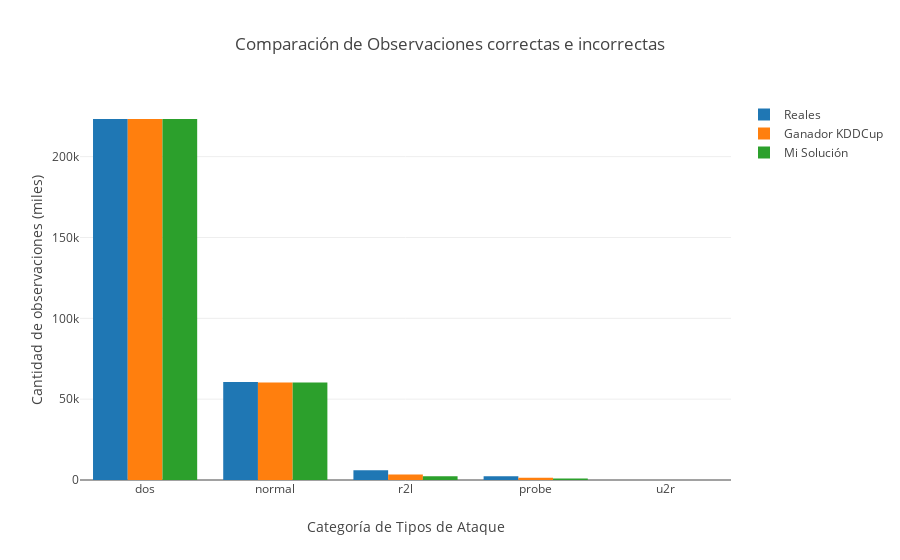

This figure's notebook cell:
### Code cell
#labels = ["dos", "normal", "unknown", "r2l", "probe", "u2r"]
#reales = [223298, 60593, 18729, 5993, 2377, 39]
labels = ["dos", "normal", "r2l", "probe", "u2r"]
reales = [223298, 60593, 5993, 2377, 39]
winner = [223226, 60262, 3471, 1360, 30]
solucion1 = [223266, 60298, 2368, 928, 3]


trace1 = Bar( x=labels, y=reales, name='Reales' )
trace2 = Bar( x=labels, y=winner, name='Ganador KDDCup')
trace3 = Bar( x=labels, y=solucion1, name='Mi Solución')

data = [trace1, trace2, trace3]
layout = Layout( barmode='group')

layout = Layout(barmode='group', title="Comparación de Observaciones correctas e incorrectas", xaxis=dict(title='Categoría de Tipos de Ataque'), 
                yaxis=dict(title='Cantidad de observaciones (miles)'))
fig = Figure(data=data, layout=layout)

iplot(fig)

### Figure 1 — Plotly figure (JSON) as saved in the notebook; plotly's stock layout.template omitted (floating-point values rounded to 4 significant figures)
{"data": [{"name": "Reales", "type": "bar", "x": ["dos", "normal", "r2l", "probe", "u2r"], "y": [223298, 60593, 5993, 2377, 39]}, {"name": "Ganador KDDCup", "type": "bar", "x": ["dos", "normal", "r2l", "probe", "u2r"], "y": [223226, 60262, 3471, 1360, 30]}, {"name": "Mi Solución", "type": "bar", "x": ["dos", "normal", "r2l", "probe", "u2r"], "y": [223266, 60298, 2368, 928, 3]}], "layout": {"barmode": "group", "title": "Comparación de Observaciones correctas e incorrectas", "xaxis": {"title": "Categoría de Tipos de Ataque"}, "yaxis": {"title": "Cantidad de observaciones (miles)"}}}
